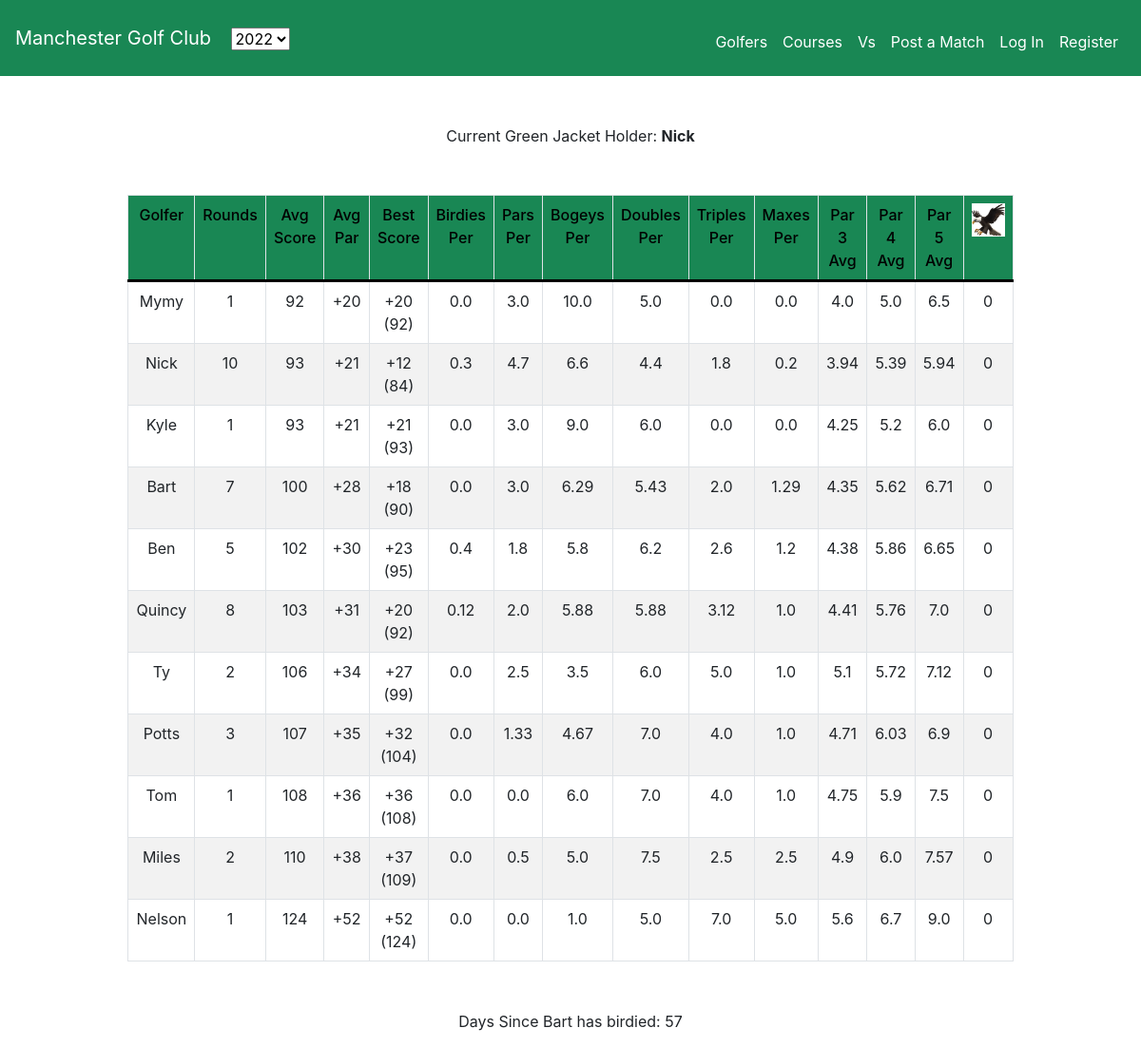
The page / on the database its author committed.
### golf/models.py (models this page shows)
class User(AbstractUser):
    has_rounds = models.BooleanField(default=False)
    def __str__(self):
        return f"{self.first_name}"

### golf/views.py (the view)
# urls.py: path("", views.index, name="2020_index"),
def index(request):
    all_golfers = User.objects.filter(has_rounds=True)
    all_stats = []
    for golfer in all_golfers:
        golfers_rounds = Round.objects.filter(
            golfer=golfer, date__year=2022).exclude(solo_round=True)
        if len(golfers_rounds) > 0:
            stats = get_stats(golfers_rounds)
            all_stats.append(stats)
    def avg_score(golfers_stats):
        return golfers_stats[2]
    all_stats.sort(key=avg_score)
    bart_birdies = get_bart_birdies()
    context = {'all_stats': all_stats, 'bart_birdies': bart_birdies}
    return render(request, "golf/index.html", context)

### golf/helpers.py (called while the page is built)
def par_shift(score: int) -> str:
    if score > 0:
        return f"+{score}"
    elif score == 0:
        return "E"
    else:
        return str(score)

def get_bart_birdies() -> int:
    bart = User.objects.get(pk=7)
    barts_most_recent_birdie = Score.objects.filter(
        golfer=bart, score=F('hole__par')-1).order_by(
            '-round__date')[0].round.date
    now = datetime.now().date()
    delta = now - barts_most_recent_birdie
    return delta.days

### golf/templates/golf/index.html (shortened to what this page needs)
{% extends "golf/layout.html" %}
{% load static %}
{% block main %}
<div class="grid" id="champion-indicator">
    <h7>Current Green Jacket Holder: <strong>Nick</strong></h7>
</div>
    <div id="content" class="grid container-fluid">
        <table id="stats" class="table table-bordered table-hover standings">
            <thead class="success">
                <tr class="stats-header">
                    <td class="stat">Golfer</td>
                    <td class="stat">Rounds</td>
                    <td class="stat">Avg Score</td>
                    <td class="stat">Avg Par</td>
                    <td class="stat">Best Score</td>
                    <td class="stat">Birdies Per</td>
                    <td class="stat">Pars Per</td>
                    <td class="stat">Bogeys Per</td>
                    <td class="stat">Doubles Per</td>
                    <td class="stat">Triples Per</td>
                    <td class="stat">Maxes Per</td>
                    <td class="stat">Par 3 Avg</td>
                    <td class="stat">Par 4 Avg</td>
                    <td class="stat">Par 5 Avg</td>
                    <td class="stat"><img src="{% static 'golf/eagle.png' %}" alt="eagle" width=35 height=35></td>
                </tr>
            </thead>
            {% for stats in all_stats %}
            <tr class="golfer-row" onclick="window.location='/golfer/{{stats.0}}';">
                {% for stat in stats %}
                <td class="stat">{{ stat }}</td>
                {% endfor %}
            </tr>
            {% endfor %}
        </table>
</div>
<div id="bart-birdie">
    <h7>Days Since Bart has birdied: {{ bart_birdies }}</h7>
</div>
{% endblock %}

### golf/static/golf/styles.css (style rules this page uses)
.grid { display: grid; place-items: center; padding: 15px; }
td, th { padding: 5px; border-style: solid; border-color: gray; border-width: 1px; }
#champion-indicator { margin-top: 21px; }
.standings tr:nth-of-type(even) { background-color: #f2f2f2; }
.stats-header { color: black; background-color: #198754; font-weight: 500; text-align: center; border-bottom: 3px solid black; }
td.stat { text-align: center; padding: 8px; }
.golfer-row { cursor: pointer; cursor: hand; }
#stats, #averages { padding: 25px; width: 75%; border: 0px; }
#content { margin: 20px; }

### rows shown on the page
User: first_name "Mymy"
User: first_name "Nick"
User: first_name "Kyle"
User: first_name "Bart"
User: first_name "Ben"
User: first_name "Quincy"
User: first_name "Ty"
User: first_name "Potts"
User: first_name "Tom"
User: first_name "Miles"
User: first_name "Nelson"

### other values the page prints
{{ stat }} "1" "92" "+20" "+20 (92)" "0.0" "3.0" "10.0" "5.0" "0.0" "0.0" "4.0" "5.0" "6.5" "0" "10" "93" "+21" "+12 (84)" "0.3" "4.7" "6.6" "4.4" "1.8" "0.2" "3.94" "5.39" "5.94" "0" "1" "93" "+21" "+21 (93)" "0.0" "3.0" "9.0" "6.0" "0.0" "0.0" "4.25" "5.2" "6.0" "0" "7" "100" "+28" "+18 (90)" "0.0" "3.0" "6.29" "5.43" "2.0" "1.29" "4.35" "5.62" "6.71" "0" "5" "102" "+30" "+23 (95)" "0.4" "1.8" "5.8" "6.2" "2.6" "1.2" "4.38" "5.86" "6.65" "0" "8" "103" "+31" "+20 (92)" "0.12" "2.0" "5.88" "5.88" "3.12" "1.0" "4.41" "5.76" "7.0" "0" "2" "106" "+34" "+27 (99)" "0.0" "2.5" "3.5" "6.0" "5.0" "1.0" "5.1" "5.72" "7.12" "0" "3" "107" "+35" "+32 (104)" "0.0" "1.33" "4.67" "7.0" "4.0" "1.0" "4.71" "6.03" "6.9" "0" "1" "108" "+36" "+36 (108)" "0.0" "0.0" "6.0" "7.0" "4.0" "1.0" "4.75" "5.9" "7.5" "0" "2" "110" "+38" "+37 (109)" "0.0" "0.5" "5.0" "7.5" "2.5" "2.5" "4.9" "6.0" "7.57" "0" "1" "124" "+52" "+52 (124)" "0.0" "0.0" "1.0" "5.0" "7.0" "5.0" "5.6" "6.7" "9.0" "0"
{{ bart_birdies }} "57"
